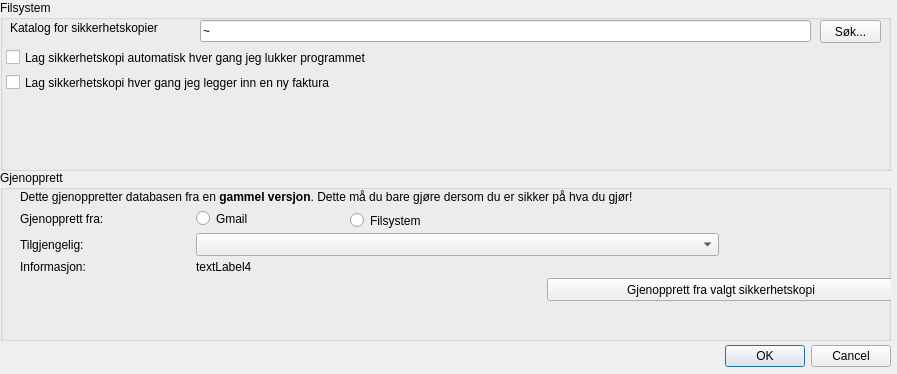
<?xml version="1.0" encoding="UTF-8"?>
<ui version="4.0">
 <class>Dialog</class>
 <widget class="QDialog" name="Dialog">
  <property name="geometry">
   <rect>
    <x>0</x>
    <y>0</y>
    <width>897</width>
    <height>374</height>
   </rect>
  </property>
  <property name="windowTitle">
   <string>Dialog</string>
  </property>
  <widget class="QDialogButtonBox" name="buttonBox">
   <property name="geometry">
    <rect>
     <x>550</x>
     <y>340</y>
     <width>341</width>
     <height>32</height>
    </rect>
   </property>
   <property name="orientation">
    <enum>Qt::Horizontal</enum>
   </property>
   <property name="standardButtons">
    <set>QDialogButtonBox::Cancel|QDialogButtonBox::Ok</set>
   </property>
  </widget>
  <widget class="QGroupBox" name="groupBox11">
   <property name="geometry">
    <rect>
     <x>0</x>
     <y>0</y>
     <width>891</width>
     <height>171</height>
    </rect>
   </property>
   <property name="title">
    <string>Filsystem</string>
   </property>
   <widget class="QLabel" name="textLabel1_7_2">
    <property name="geometry">
     <rect>
      <x>10</x>
      <y>20</y>
      <width>181</width>
      <height>16</height>
     </rect>
    </property>
    <property name="text">
     <string>Katalog for sikkerhetskopier</string>
    </property>
   </widget>
   <widget class="QLineEdit" name="lineEdit">
    <property name="geometry">
     <rect>
      <x>200</x>
      <y>20</y>
      <width>611</width>
      <height>22</height>
     </rect>
    </property>
    <property name="text">
     <string>~</string>
    </property>
   </widget>
   <widget class="QCheckBox" name="sikkerhetskopiVedFaktura">
    <property name="geometry">
     <rect>
      <x>6</x>
      <y>72</y>
      <width>810</width>
      <height>21</height>
     </rect>
    </property>
    <property name="text">
     <string>Lag sikkerhetskopi hver gang jeg legger inn en ny faktura</string>
    </property>
   </widget>
   <widget class="QCheckBox" name="sikkerhetskopiVedAvslutt">
    <property name="geometry">
     <rect>
      <x>6</x>
      <y>47</y>
      <width>810</width>
      <height>21</height>
     </rect>
    </property>
    <property name="text">
     <string>Lag sikkerhetskopi automatisk hver gang jeg lukker programmet</string>
    </property>
   </widget>
   <widget class="QPushButton" name="sikkerhetskopiKatalogSok">
    <property name="geometry">
     <rect>
      <x>820</x>
      <y>20</y>
      <width>61</width>
      <height>23</height>
     </rect>
    </property>
    <property name="text">
     <string>Søk...</string>
    </property>
   </widget>
  </widget>
  <widget class="QGroupBox" name="groupBox17">
   <property name="geometry">
    <rect>
     <x>0</x>
     <y>170</y>
     <width>891</width>
     <height>171</height>
    </rect>
   </property>
   <property name="title">
    <string>Gjenopprett</string>
   </property>
   <widget class="QLabel" name="textLabel2_5">
    <property name="geometry">
     <rect>
      <x>20</x>
      <y>38</y>
      <width>172</width>
      <height>21</height>
     </rect>
    </property>
    <property name="text">
     <string>Gjenopprett fra:</string>
    </property>
    <property name="wordWrap">
     <bool>false</bool>
    </property>
   </widget>
   <widget class="QLabel" name="textLabel4_3">
    <property name="geometry">
     <rect>
      <x>196</x>
      <y>90</y>
      <width>699</width>
      <height>14</height>
     </rect>
    </property>
    <property name="text">
     <string>textLabel4</string>
    </property>
    <property name="textFormat">
     <enum>Qt::RichText</enum>
    </property>
    <property name="alignment">
     <set>Qt::AlignLeading|Qt::AlignLeft|Qt::AlignTop</set>
    </property>
    <property name="wordWrap">
     <bool>true</bool>
    </property>
   </widget>
   <widget class="QComboBox" name="comboBox10">
    <property name="geometry">
     <rect>
      <x>196</x>
      <y>63</y>
      <width>523</width>
      <height>23</height>
     </rect>
    </property>
   </widget>
   <widget class="QRadioButton" name="radioButton5">
    <property name="geometry">
     <rect>
      <x>196</x>
      <y>38</y>
      <width>172</width>
      <height>21</height>
     </rect>
    </property>
    <property name="text">
     <string>Gmail</string>
    </property>
   </widget>
   <widget class="QLabel" name="textLabel1_6">
    <property name="geometry">
     <rect>
      <x>20</x>
      <y>20</y>
      <width>875</width>
      <height>14</height>
     </rect>
    </property>
    <property name="text">
     <string>Dette gjenoppretter databasen fra en &lt;b&gt;gammel versjon&lt;/b&gt;. Dette må du bare gjøre dersom du er sikker på hva du gjør!</string>
    </property>
    <property name="alignment">
     <set>Qt::AlignLeading|Qt::AlignLeft|Qt::AlignTop</set>
    </property>
    <property name="wordWrap">
     <bool>true</bool>
    </property>
   </widget>
   <widget class="QLabel" name="textLabel2_5_2">
    <property name="geometry">
     <rect>
      <x>20</x>
      <y>63</y>
      <width>172</width>
      <height>23</height>
     </rect>
    </property>
    <property name="text">
     <string>Tilgjengelig:</string>
    </property>
    <property name="wordWrap">
     <bool>false</bool>
    </property>
   </widget>
   <widget class="QLabel" name="textLabel3_3">
    <property name="geometry">
     <rect>
      <x>20</x>
      <y>90</y>
      <width>172</width>
      <height>14</height>
     </rect>
    </property>
    <property name="text">
     <string>Informasjon:</string>
    </property>
    <property name="wordWrap">
     <bool>false</bool>
    </property>
   </widget>
   <widget class="QPushButton" name="pushButton29">
    <property name="geometry">
     <rect>
      <x>547</x>
      <y>108</y>
      <width>348</width>
      <height>23</height>
     </rect>
    </property>
    <property name="text">
     <string>Gjenopprett fra valgt sikkerhetskopi</string>
    </property>
   </widget>
   <widget class="QRadioButton" name="radioButton5_2">
    <property name="geometry">
     <rect>
      <x>350</x>
      <y>40</y>
      <width>171</width>
      <height>21</height>
     </rect>
    </property>
    <property name="text">
     <string>Filsystem</string>
    </property>
   </widget>
  </widget>
 </widget>
 <resources/>
 <connections>
  <connection>
   <sender>buttonBox</sender>
   <signal>accepted()</signal>
   <receiver>Dialog</receiver>
   <slot>accept()</slot>
   <hints>
    <hint type="sourcelabel">
     <x>248</x>
     <y>254</y>
    </hint>
    <hint type="destinationlabel">
     <x>157</x>
     <y>274</y>
    </hint>
   </hints>
  </connection>
  <connection>
   <sender>buttonBox</sender>
   <signal>rejected()</signal>
   <receiver>Dialog</receiver>
   <slot>reject()</slot>
   <hints>
    <hint type="sourcelabel">
     <x>316</x>
     <y>260</y>
    </hint>
    <hint type="destinationlabel">
     <x>286</x>
     <y>274</y>
    </hint>
   </hints>
  </connection>
 </connections>
</ui>
